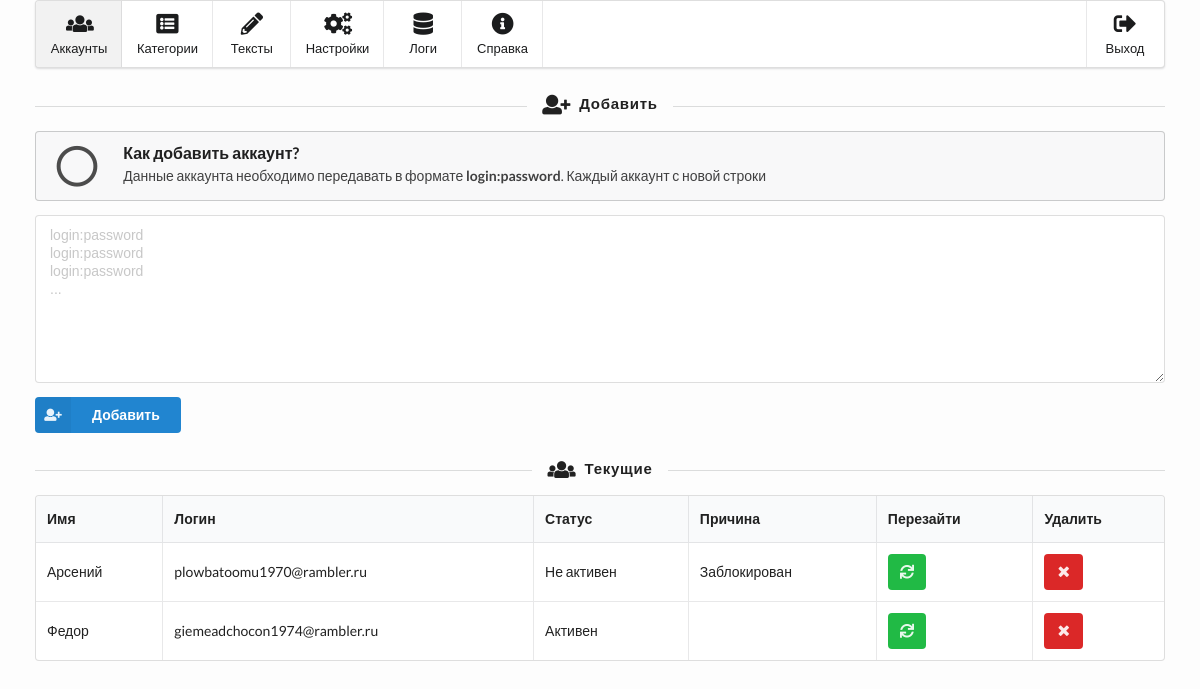
Before: / (signed in) with the older database file.
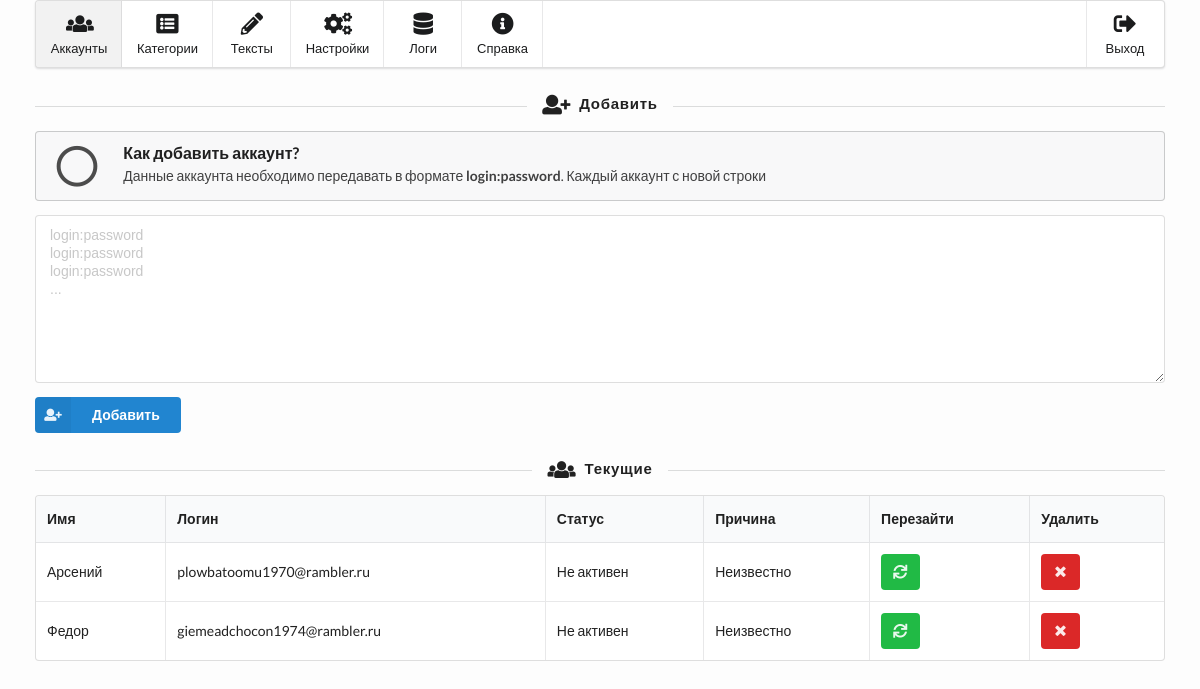
After: the same page with the newer database file.
### tables this page shows
CREATE TABLE accounts (id INTEGER PRIMARY KEY AUTOINCREMENT, name VARCHAR (255), login VARCHAR (255) UNIQUE, password VARCHAR (255), sessid VARCHAR (255), auth BOOLEAN (1), captcha BOOLEAN (1), block BOOLEAN (1), nologpas BOOLEAN (1), ip BOOLEAN (1), reset BOOLEAN (1));

### public/router.php (called while the page is built, shortened)
<?php
$pages = [
	'login' => 'Avito: Авторизация',
	'exit' => 'Avito: Выход',
	'404' => 'Avito: Страница не найдена',
	'accounts' => 'Avito: Аккаунты',
	'categories' => 'Avito: Категории',
	'texts' => 'Avito: Тексты',
	'settings' => 'Avito: Настройки',
	'logging' => 'Avito: Логи',
	'info' => 'Avito: Справка',
];
if (isset($_GET['page'])) {
	$get=$_GET['page'];
	if (array_key_exists($get, $pages) and file_exists(PAGES.'/back/'.$get.'.php') and file_exists(PAGES.'/front/'.$get.'.php')) {
		$page = $get;
	} else {
		$page = '404';
	}
} else {
	$page = 'accounts';
}

### classes/DB.class.php (called while the page is built)
<?php
class DB
{
	static private $connect = null;
	static public function connect()
	{
		if (null === self::$connect) {
			self::$connect = new PDO('sqlite:'.DATABASES.'/database.db') ;
		}
		return self::$connect;
	}
}

### public/pages/back/accounts.php (called while the page is built, shortened)
<?php
$sql = "SELECT id, name, login, auth, captcha, block, nologpas, ip, reset FROM accounts";
$accounts = DB::connect()->query($sql)->fetchAll(PDO::FETCH_OBJ);

### classes/Account.class.php (called while the page is built, shortened)
<?php
class Account
{
	public static function getNonAuthCause($account)
	{
		if ($account->auth) {
			return '';
		} else {
			if ($account->ip) {
				return 'Блок по IP';
			} elseif ($account->reset) {
				return 'Сброшен пароль';
			} elseif ($account->captcha) {
				return 'Каптча';
			} elseif ($account->nologpas) {
				return 'Логин или пароль';
			} elseif ($account->block) {
				return 'Заблокирован';
			} else {
				return 'Неизвестно';
			}
		}
	}
}

### public/pages/front/accounts.php (the view, shortened to what this page needs)
<h4 class="ui horizontal divider header"><i class="add user icon"></i>Добавить</h4>
<div class="ui icon message">
	<i class="help circle outline icon"></i>
	<div class="content">
		<div class="header">
			Как добавить аккаунт?
		</div>
		<p>Данные аккаунта необходимо передавать в формате <b>login:password</b>. Каждый аккаунт с новой строки</p>
	</div>
</div>
<form class="ui form success" action="" method="post">
	<div class="field">
		<textarea name="accounts" placeholder="login:password&#13;&#10;login:password&#13;&#10;login:password&#13;&#10;..."></textarea>
	</div>
	<button type="submit" class="ui primary submit labeled icon button">
		<i class="add user icon"></i>
		Добавить
	</button>
</form>
<?php if ($accounts): ?>
<h4 class="ui horizontal divider header"><i class="users icon"></i>Текущие</h4>
<table class="ui single line celled table">
	<thead>
		<tr>
			<th>Имя</th>
			<th>Логин</th>
			<th>Статус</th>
			<th>Причина</th>
			<th>Перезайти</th>
			<th>Удалить</th>
		</tr>
	</thead>
	<tbody>
		<?php foreach ($accounts as $account): ?>
		<tr>
			<td><?php echo $account->name; ?></td>
			<td><?php echo $account->login; ?></td>
			<td><?php echo $account->auth ? 'Активен' : 'Не активен'; ?></td>
			<td><?php echo Account::getNonAuthCause($account); ?></td>
			<td>
				<form action="" method="post">
					<button type="submit" class="ui positive icon button">
						<i class="refresh icon"></i>
					</button>
				</form>
			</td>
			<td>
				<form action="" method="post">
					<button type="submit" class="ui negative icon button">
						<i class="remove icon"></i>
					</button>
				</form>
			</td>
		</tr>
		<?php endforeach; ?>
	</tbody>
</table>
<?php endif; ?>

### public/index.php (shortened to what this page needs)
<?php
require_once PUBL . '/router.php';
require_once PAGES . '/back/' . $page . '.php';
?>
<!doctype html>
<html lang="ru">
	<head>
		<link rel="stylesheet" href="https://cdnjs.cloudflare.com/ajax/libs/semantic-ui/2.2.9/semantic.min.css">
		<link rel="stylesheet" href="style.css">
	</head>
	<body>
		<?php if (isset($_SESSION['user'])): ?>
		<div class="ui labeled icon small menu">
			<a class="<?php if ($page == 'accounts') echo 'active '; ?>item" href="<?php echo DOMAIN; ?>/?page=accounts">
				<i class="users icon"></i>
				<span class="menu-text">Аккаунты</span>
			</a>
			<a class="<?php if ($page == 'categories') echo 'active '; ?>item" href="<?php echo DOMAIN; ?>/?page=categories">
				<i class="browser icon"></i>
				<span class="menu-text">Категории</span>
			</a>
			<a class="<?php if ($page == 'texts') echo 'active '; ?>item" href="<?php echo DOMAIN; ?>/?page=texts">
				<i class="write icon"></i>
				<span class="menu-text">Тексты</span>
			</a>
			<a class="<?php if ($page == 'settings') echo 'active '; ?>item" href="<?php echo DOMAIN; ?>/?page=settings">
				<i class="settings icon"></i>
				<span class="menu-text">Настройки</span>
			</a>
			<a class="<?php if ($page == 'logging') echo 'active '; ?>item" href="<?php echo DOMAIN; ?>/?page=logging">
				<i class="database icon"></i>
				<span class="menu-text">Логи</span>
			</a>
			<a class="<?php if ($page == 'info') echo 'active '; ?>item" href="<?php echo DOMAIN; ?>/?page=info">
				<i class="info circle icon"></i>
				<span class="menu-text">Справка</span>
			</a>
			<div class="right menu">
				<a class="item" href="<?php echo DOMAIN; ?>/?page=exit"><i class="sign out icon"></i><span class="menu-text">Выход</span></a>
			</div>
		</div>
		<?php endif; ?>
		<?php require_once PAGES . '/front/' . $page . '.php'; ?>
		<div class="bottom"></div>
	</body>
</html>

### public/style.css (style rules this page uses)
html, body { background-color: #fdfdfd; }
body { padding: 0 35px 0 35px; }
.bottom { height: 20px; }

Changed rows visible on the page:
changed accounts "Арсений": Account::getNonAuthCause($account) "Заблокирован" → "Неизвестно"
changed accounts "Федор": Account::getNonAuthCause($account) (not shown) → "Неизвестно"; auth "Активен" → "Не активен"
